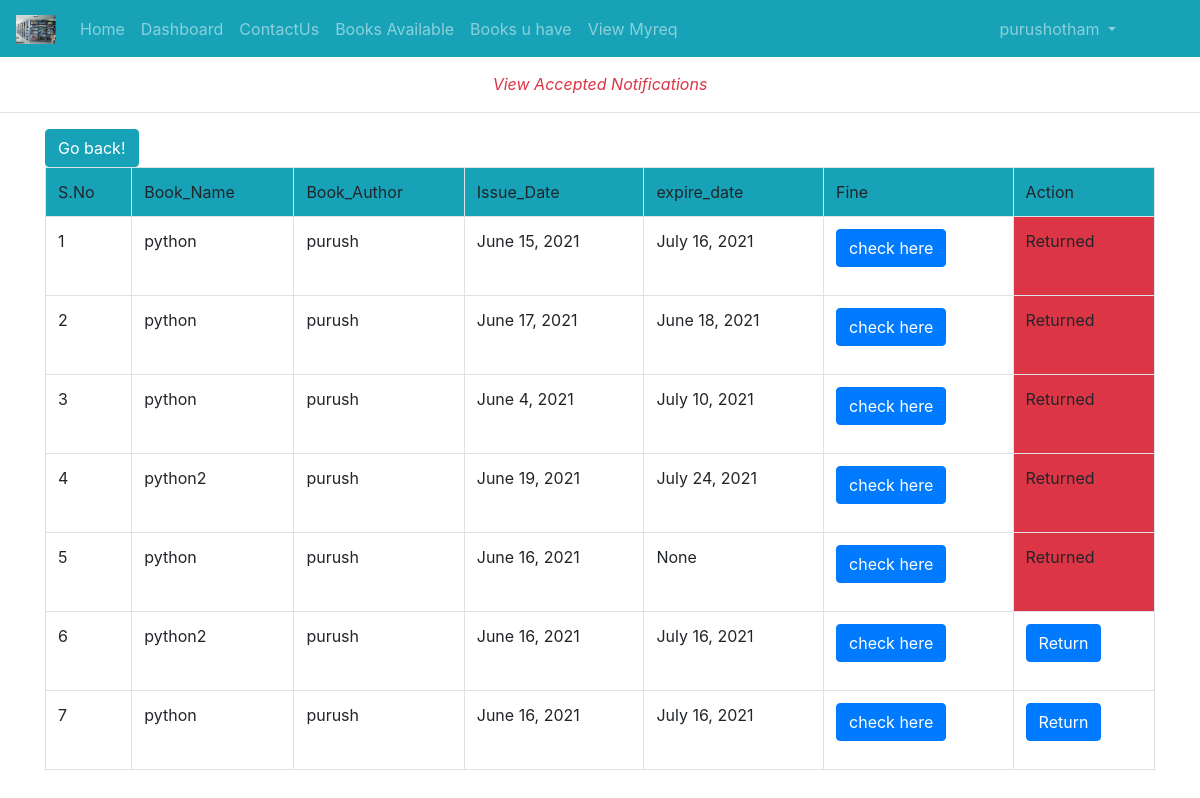
/books_st_have/ (signed in), run on the app's committed database.
### Library_App/models.py (models this page shows)
class User(AbstractUser):
	t = (
		(1,'student'),
		(2,'guest'),
		(3,'Staff'),
		)
	r=[('CSE','CSE'),('ECE','ECE'),('CIVIL','CIVIL'),('Mechanical','Mechanical'),('EEE','EEE'),('MBA','MBA')]
	role = models.IntegerField(default=2,choices=t)
	g=[('M',"Male"),('F','Female')]
	age=models.IntegerField(default=10)
	gender=models.CharField(max_length=10,choices=g,default="F")
	impf=models.ImageField(upload_to='profiles/',default="profile.jpg")
	Rg_No=models.CharField(max_length=120,default="")
	Branch=models.CharField(choices=r,max_length=120,default="")
	phone_no=models.CharField(null=True,default="1234567890",max_length=10)
	address=models.CharField(max_length=200,default="Tirupathi")
	Id_Card=models.FileField(upload_to='profiles/',default='')

class st_admin_data(models.Model):
	Rg_No=models.CharField(max_length=120)
	Branch=models.CharField(max_length=120)
	Name=models.CharField(max_length=120)
	issue_status=models.IntegerField(default=0)
	Book_name=models.CharField(max_length=120)
	Book_author=models.CharField(max_length=120)
	Book_Edition=models.CharField(max_length=120,default="")
	Book_count=models.IntegerField(default=0)
	Issue_date=models.DateField(blank=True,null=True)
	Expire_date=models.DateField(blank=True,null=True)
	Return_Date=models.DateField(blank=True,null=True)
	Fine=models.IntegerField(default=0)
	uid=models.ForeignKey(User,on_delete=models.CASCADE)

### Library_App/views.py (the view)
# urls.py: path('books_st_have/',views.books_st_have,name="bk"),
def books_st_have(rq):
	k2=st_admin_data.objects.filter(uid_id=rq.user.id)
	print(k2)
	return render(rq,'html/books_st_have.html',{'y':k2})

### Library_App/templates/html/books_st_have.html (shortened to what this page needs)
{% extends 'html/base.html' %}
{% load static %}
{% block content %}
<div class="text-center text-danger">
	<br>
	<span><i>View Accepted Notifications</i></span>
</div>
<hr>
<div class="container">
	<table class="table table-bordered">
		<input type="button" value="Go back!" onclick="history.back()" class="btn btn-info">
		<tr class="bg bg-info">
			<td>S.No</td>
			<td>Book_Name</td>
			<td>Book_Author</td>
			<td>Issue_Date</td>
			<td>expire_date</td>
			<td>Fine</td>
			<td>Action</td>
		</tr>
		{% for i in y %}
		{% if i.issue_status == 1 or i.issue_status == 3 %}
		<tr>
			<td>{{forloop.counter}}</td>
			<td>{{i.Book_name}}</td>
			<td>{{i.Book_author}}</td>
			<td>{{i.Issue_date}}</td>
			<td>{{i.Expire_date}}</td>
			<td>
				<p>
 					 <button class="btn btn-primary" type="button" data-toggle="collapse" data-target="#collapseExample" aria-expanded="false" aria-controls="collapseExample">
					    check here
					  </button>
				</p>
			</td>
			{% if i.issue_status == 3 %}
			<td class="bg-danger">Returned</td>
			{% else %}
			<td><a href="{% url 'books_return' i.id %}" class="btn btn-primary ">Return</a>
                    </td>
               {% endif %}
				</tr>
		{% endif %}
		{% endfor %}
	</table>
</div>
<br><br><br><br><br>
{% endblock %}

### Library_App/templates/html/navbar.html (shortened to what this page needs)
{% load static %}
<nav class="navbar fixed-top navbar-expand-sm bg-info navbar-dark mb-2">
  <a class="navbar-brand" href="{% url 'hm' %}">
    <img src="{% static 'images/libnew.jpg' %}" alt="logo" style="width:40px;">
  </a>
  <div class="collapse navbar-collapse" id="collapsibleNavbar">
  <ul class="navbar-nav">
    {% if not user.is_authenticated %}
    <li class="nav-item">
      <a class="nav-link" href="{% url 'hm' %}">Home</a>
    </li>
    <li class="nav-item">
      <a class="nav-link" href="{% url 'at' %}">AboutUs</a>
    </li>
    <li class="nav-item">
      <a class="nav-link" href="{% url 'ct' %}">Contact Details</a>
    </li>
    {% else %}
    {% if user.is_superuser %}
     <li class="nav-item">
      <a class="nav-link" href="{% url 'hm' %}">Home</a>
    </li>
     <li class="nav-item">
      <a class="nav-link" href="{% url 'dsh' %}">Dashboard</a>
    </li>
    </li>
     <li class="nav-item">
      <a class="nav-link" href="{% url 'books_avail' %}">Books_available</a>
    </li>
    <li class="nav-item">
      <a class="nav-link" href="{% url 'gperm' %}">Grant Permission</a>
    </li>
    <li class="dropdown">
      <a type="button" class="nav-link dropdown-toggle" data-toggle="dropdown">Books Status</a>
      <div class="dropdown-menu">
        <a class="dropdown-item" href="{% url 'issue_book' %}">Issued Books</a>
      <a class="dropdown-item" href="{% url 'Return_book' %}">Return Books</a></div>
    </li>
    <li class="nav-item" style='display:inline'>
      <a class="nav-link" href="{% url 'fine' %}">Fines List</a>
    </li>
    <li class="nav-item">
      <a class="nav-link" href="{% url 'viewn' %}">Students Requests</a>
    </li>
    {% else %}
   {% if user.role == 1 or user.role == 3 %}
      <li class="nav-item">
      <a class="nav-link" href="{% url 'hm' %}">Home</a>
    </li>
     <li class="nav-item">
      <a class="nav-link" href="{% url 'dsh' %}">Dashboard</a>
    </li>
    <li class="nav-item">
      <a class="nav-link" href="{% url 'ct' %}">ContactUs</a>
    </li>
    <li class="nav-item">
      <a class="nav-link" href="{% url 'studentbooks_avail' %}">Books Available</a>
    </li>
     <li class="nav-item">
      <a class="nav-link" href="{% url 'bk' %}">Books u have</a>
    </li>
    <li class="nav-item">
        <a class="nav-link" href="{% url 'myreq' %}">View Myreq</a>
      </li>
    {% endif %}
    {% endif %}
    {% endif %}
  </ul>
  <ul class="navbar-nav ml-auto" style="margin-right:60px">
    {% if not user.is_authenticated %}
    <li class="nav-item">
      <a class="nav-link" href="{% url 'log' %}">LogIn</a>
    </li>
    {% else %}
  <li class="dropdown">
    <a type="button" class="nav-link dropdown-toggle" data-toggle="dropdown">
      {% if user.role == 1 or user.is_superuser or user.role == 3 %}
      {{user.username}}
       {% else %}
       Guest
       {% endif %}
    </a>
</li>
{% endif %}
</ul>
</div>
</nav>
<br>
<br>

### data on the page
User: username "purushotham"
st_admin_data: Book_name "python", Book_author "purush", Issue_date "June 15, 2021", Expire_date "July 16, 2021", issue_status "Returned"
st_admin_data: Book_name "python", Book_author "purush", Issue_date "June 17, 2021", Expire_date "June 18, 2021", issue_status "Returned"
st_admin_data: Book_name "python", Book_author "purush", Issue_date "June 4, 2021", Expire_date "July 10, 2021", issue_status "Returned"
st_admin_data: Book_name "python2", Book_author "purush", Issue_date "June 19, 2021", Expire_date "July 24, 2021", issue_status "Returned"
st_admin_data: Book_name "python", Book_author "purush", Issue_date "June 16, 2021", Expire_date "None", issue_status "Returned"
st_admin_data: Book_name "python2", Book_author "purush", Issue_date "June 16, 2021", Expire_date "July 16, 2021", issue_status "Return"
st_admin_data: Book_name "python", Book_author "purush", Issue_date "June 16, 2021", Expire_date "July 16, 2021", issue_status "Return"
